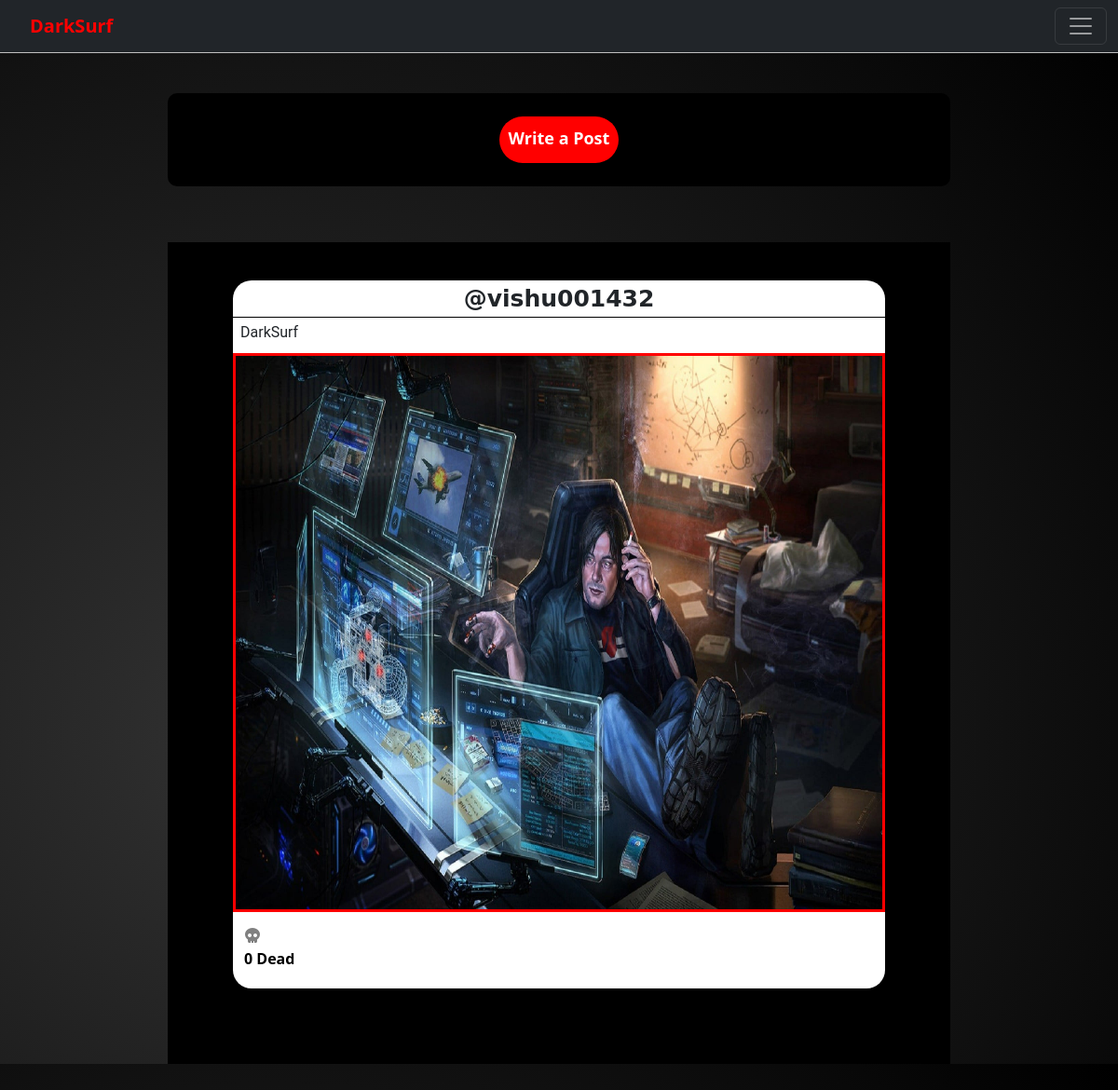
/posts/ (signed in), run on an earlier commit of the app's database.
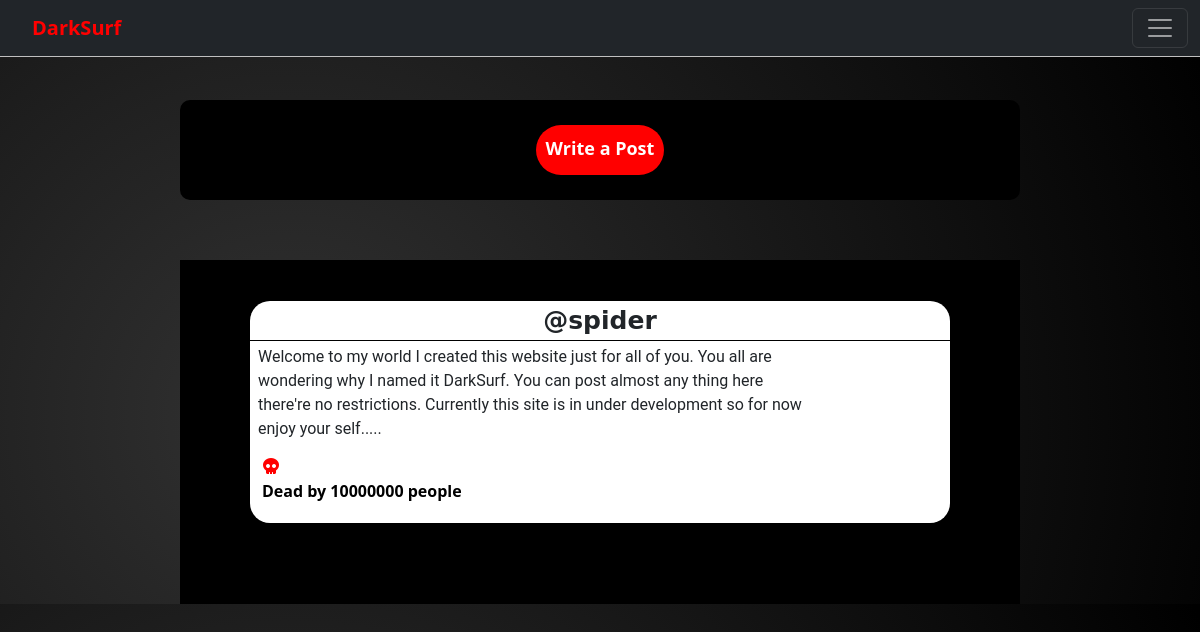
And on a later commit of the database.
### social/models.py (models this page shows, shortened)
class Post(models.Model):
    id = models.UUIDField(primary_key=True, default=uuid.uuid4)
    user = models.CharField(max_length=100)
    image = models.ImageField(upload_to='post_images', blank=True)
    write = models.TextField()
    created_at = models.DateTimeField(default=datetime.now)
    no_of_likes = models.IntegerField(default=0)

### social/views.py (the view)
# urls.py: path('posts/', views.posts, name='posts'),
@csrf_exempt
@login_required(login_url='login')
def posts(request):
    posts = Post.objects.all()
    return render(request, 'Html/posts.html', {'posts': posts})

### templates/Html/posts.html (shortened to what this page needs)
<!DOCTYPE html>
<html lang="en">
<head>
    {% load static %}
    <link rel="stylesheet" href={% static 'css/posts.css' %}>
    <link href="https://cdn.jsdelivr.net/npm/bootstrap@5.2.2/dist/css/bootstrap.min.css" rel="stylesheet"
>
</head>
<body style="background: radial-gradient(circle at 24.1% 68.8%, rgb(50, 50, 50) 0%, rgb(0, 0, 0) 99.4%);">
<nav style="border-bottom: 1px solid silver" class="navbar navbar-dark bg-dark fixed-top">
    <div class="container-fluid">
        <a class="navbar-brand" style="color: red; font-weight: bolder; margin-left: 20px" href="#">DarkSurf</a>
        <button class="navbar-toggler" type="button" data-bs-toggle="offcanvas" data-bs-target="#offcanvasDarkNavbar"
                aria-controls="offcanvasDarkNavbar">
            <span class="navbar-toggler-icon"></span>
        </button>
    </div>
</nav>
<section class="main1">
    <div class="upload-wrapper">
        <div class="blank">
        </div>
        <div class="upload-field">
            <button id="upload-text" name="upload-post-text" class="upload-text">Write a Post</button>
        </div>
        <div class="news"></div>
    </div>
</section>
{% for post in posts %}
    <section class="main" window.onload()>
        <div id="windows-container" class="window-container">
            <header class="header-username">
                <div class="display-username">@{{ post.user }}</div>
            </header>
            <div id="user-content" class="user-content">{{ post.write }}</div>
            {% if post.image %}
            <div class="post-update">
                <a href="{{ post.image.url }}">
                    <img class="user-post" src="{{ post.image.url }}">
                </a>
            </div>
            {% endif %}
            <footer  class="footer-post">
                <div  class="footer-post-container">
                    <a href="/like-post?post_id={{ post.id }}">
                    <button  id="btn-skull" class="btn-skull"><i class="fas fa-skull"></i></button>
                </div>
            <div class="like-post">
                {% if post.no_of_likes == 0 %}
                <a class="like-post-count">0 Dead</a>
                {% elif post.no_of_likes == 1 %}
                <a class="like-post-count">Dead by {{ post.user }}</a>
                {% else %}
                <a  class="like-post-count">Dead by {{ post.no_of_likes }} people</a>
                {% endif %}
            </div>
            </footer>
        </div>
    </section>
{% endfor %}
</body>
</html>

What changed in the data, as far as the page shows it:
removed Post: user "vishu001432", write "DarkSurf", image (picture), no_of_likes "0 Dead"
added Post: user "spider", write "Welcome to my world I created this website just for all of you. You all are wondering why I named it DarkSurf. You can post almost any thing here there're no restrictions. Currently this site is in under development so for now enjoy your self.....", no_of_likes "10000000"
